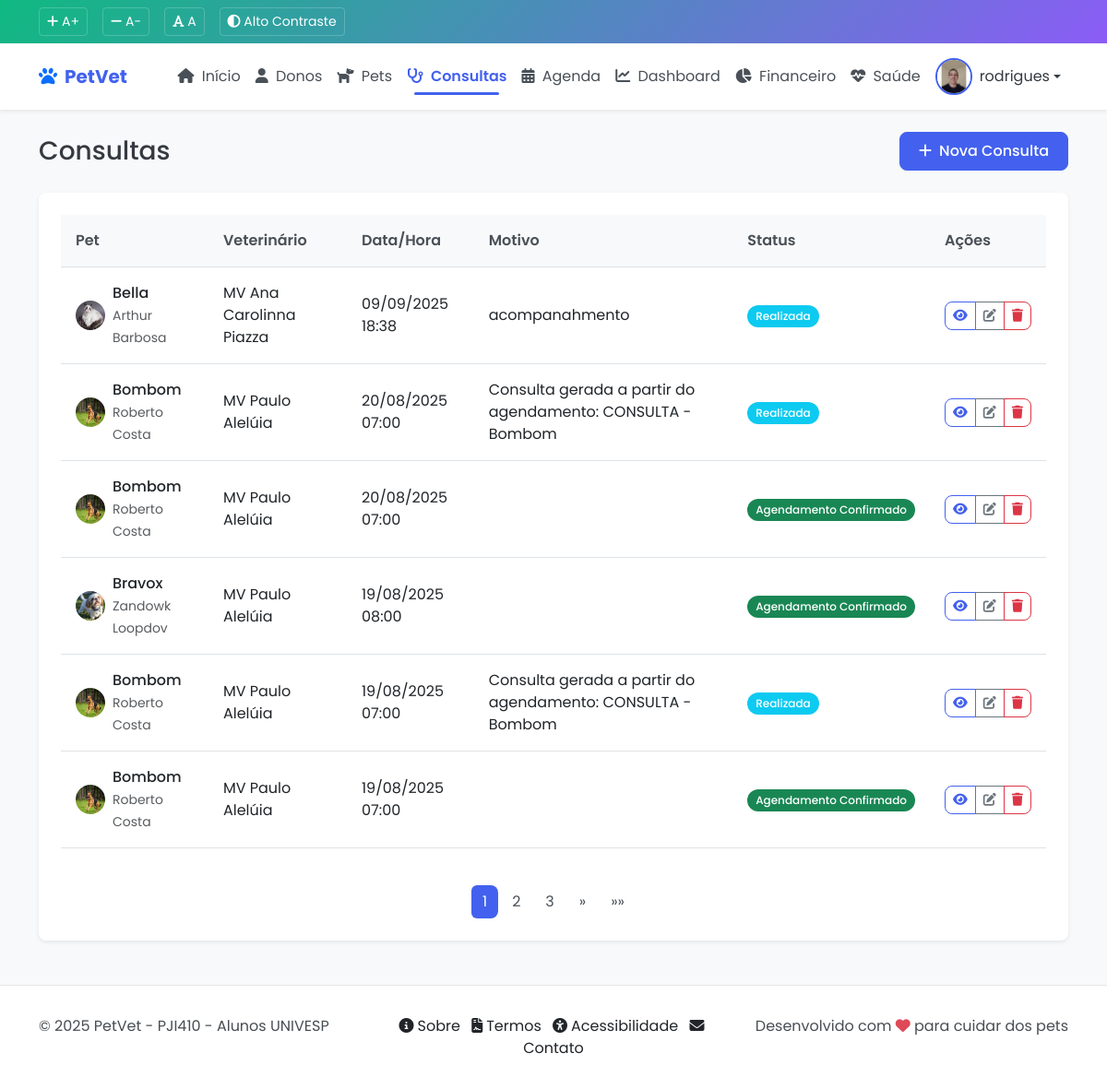
/core/consultas/ (signed in), run on an earlier commit of the app's database.
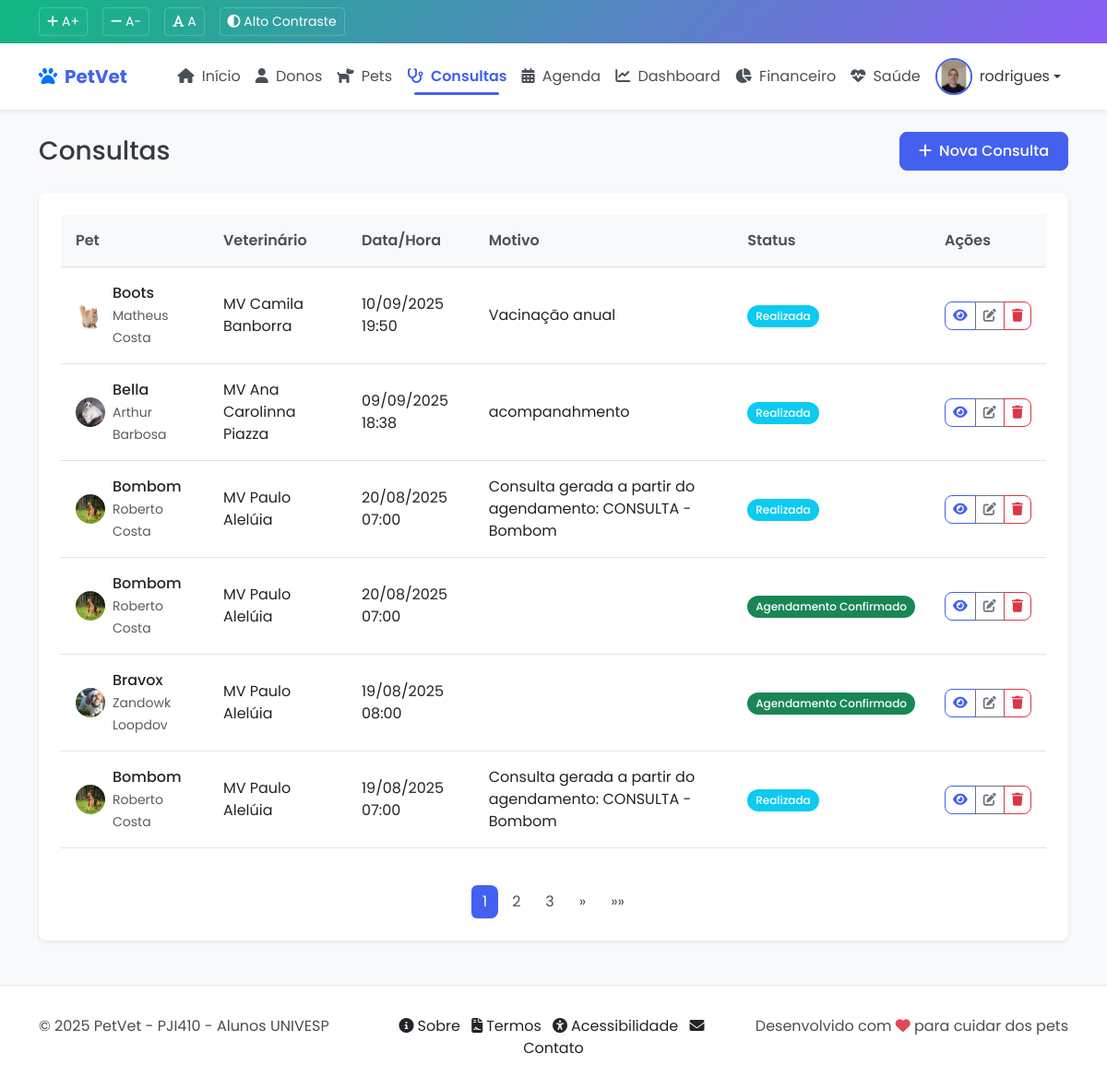
And on a later commit of the database.
### core/models.py (models this page shows, shortened)
class Consulta(models.Model):
    STATUS = (
        ('AGENDADA', 'Agendada'),
        ('CONFIRMADA', 'Confirmada'),
        ('REALIZADA', 'Realizada'),
        ('CANCELADA', 'Cancelada'),
    )
    VETERINARIOS = (
        ('MV Paulo Alelúia', 'MV Paulo Alelúia'),
        ('MV Cleber Azevedo Souza', 'MV Cleber Azevedo Souza'),
        ('MV Ana Carolinna Piazza', 'MV Ana Carolinna Piazza'),
        ('MV Camila Banborra', 'MV Camila Banborra'),
    )
    pet = models.ForeignKey(Pet, on_delete=models.CASCADE, related_name='consultas')
    veterinario = models.CharField(max_length=100, choices=VETERINARIOS, default='MV Paulo Alelúia')
    data_hora = models.DateTimeField()
    motivo = models.CharField(max_length=200)
    diagnostico = models.TextField(blank=True)
    tratamento = models.TextField(blank=True)
    status = models.CharField(max_length=20, choices=STATUS, default='AGENDADA')
    observacoes = models.TextField(blank=True)
    data_criacao = models.DateTimeField(auto_now_add=True)
    class Meta:
        verbose_name = 'Consulta'
        verbose_name_plural = 'Consultas'
        ordering = ['-data_hora']

class Pet(models.Model):
    ESPECIES = (
        ('CACHORRO', 'Cachorro'),
        ('GATO', 'Gato'),
        ('AVE', 'Ave'),
        ('ROEDOR', 'Roedor'),
        ('REPTIL', 'Réptil'),
        ('OUTRO', 'Outro'),
    )
    SEXO = (
        ('M', 'Macho'),
        ('F', 'Fêmea'),
    )
    nome = models.CharField(max_length=100)
    dono = models.ForeignKey(Dono, on_delete=models.CASCADE, related_name='pets')
    especie = models.CharField(max_length=20, choices=ESPECIES)
    raca = models.CharField(max_length=50, blank=True)
    sexo = models.CharField(max_length=1, choices=SEXO)
    data_nascimento = models.DateField(null=True, blank=True)
    peso = models.DecimalField(max_digits=5, decimal_places=2, null=True, blank=True)
    foto = models.ImageField(upload_to='pets_fotos/', null=True, blank=True)
    observacoes = models.TextField(blank=True)
    data_cadastro = models.DateTimeField(auto_now_add=True)
    updated_at = models.DateTimeField(auto_now=True)
    class Meta:
        verbose_name = 'Pet'
        verbose_name_plural = 'Pets'
        ordering = ['nome']

class Dono(models.Model):
    nome = models.CharField(max_length=100)
    cpf = models.CharField(max_length=14, unique=True)
    telefone = models.CharField(max_length=15)
    email = models.EmailField(unique=True)
    endereco = models.TextField()
    data_cadastro = models.DateTimeField(auto_now_add=True)
    class Meta:
        verbose_name = 'Dono'
        verbose_name_plural = 'Donos'
        ordering = ['nome']

class Agenda(models.Model):
    TIPO = (
        ('CONSULTA', 'Consulta'),
        ('MEDICACAO', 'Medicação'),
        ('VACINA', 'Vacina'),
        ('EXAME', 'Exame'),
        ('OUTRO', 'Outro'),
    )
    STATUS = (
        ('PENDENTE', 'Pendente'),
        ('CONFIRMADO', 'Confirmado'),
        ('CANCELADO', 'Cancelado'),
    )
    VETERINARIOS = (
        ('MV Paulo Alelúia', 'MV Paulo Alelúia'),
        ('MV Cleber Azevedo Souza', 'MV Cleber Azevedo Souza'),
        ('MV Ana Carolinna Piazza', 'MV Ana Carolinna Piazza'),
        ('MV Camila Banborra', 'MV Camila Banborra'),
    )
    pet = models.ForeignKey(Pet, on_delete=models.CASCADE, related_name='agendamentos')
    veterinario = models.CharField(max_length=100, choices=VETERINARIOS, default='MV Paulo Alelúia')
    tipo = models.CharField(max_length=20, choices=TIPO)
    titulo = models.CharField(max_length=100)
    descricao = models.TextField(blank=True)
    data_hora = models.DateTimeField()
    status = models.CharField(max_length=20, choices=STATUS, default='PENDENTE')
    concluido = models.BooleanField(default=False)
    notificar = models.BooleanField(default=True)
    data_criacao = models.DateTimeField(auto_now_add=True)
    class Meta:
        verbose_name = 'Agenda'
        verbose_name_plural = 'Agendas'
        ordering = ['data_hora']

### core/views.py (the view)
# urls.py: path('consultas/', views.consulta_list, name='consulta_list'),
@login_required
def consulta_list(request):
    status = request.GET.get('status', '')
    query = request.GET.get('q', '')
    consultas = Consulta.objects.all()
    if status:
        consultas = consultas.filter(status=status)
    if query:
        consultas = consultas.filter(
            Q(pet__nome__icontains=query) |
            Q(motivo__icontains=query) |
            Q(diagnostico__icontains=query)
        )
    consultas = consultas.order_by('-data_hora')
    agendamentos = Agenda.objects.filter(status='CONFIRMADO')
    if query:
        agendamentos = agendamentos.filter(
            Q(pet__nome__icontains=query) |
            Q(titulo__icontains=query) |
            Q(descricao__icontains=query)
        )
    agendamentos = agendamentos.order_by('-data_hora')
    from itertools import chain
    from operator import attrgetter
    resultados = sorted(
        chain(consultas, agendamentos),
        key=attrgetter('data_hora'),
        reverse=True
    )
    paginator = Paginator(resultados, 6)  # 6 itens por página
    page_number = request.GET.get('page')
    page_obj = paginator.get_page(page_number)
    context = {
        'page_obj': page_obj,
        'status': status,
        'query': query,
    }
    return render(request, 'core/consulta/list.html', context)

### core/templatetags/core_extras.py (called while the page is built)
@register.filter
def class_name(obj):
    return obj.__class__.__name__

### templates/core/consulta/list.html (shortened to what the changed rows need)
{% extends 'base.html' %}
{% load static %}
{% load core_extras %}
{% block content %}
<div class="container">
    <div class="d-flex justify-content-between align-items-center mb-4">
        <h1 class="h3 mb-0">Consultas</h1>
    </div>
    <div class="card">
        <div class="card-body">
            {% if page_obj %}
            <div class="table-responsive">
                <table class="table table-hover">
                    <thead>
                        <tr>
                            <th>Pet</th>
                            <th>Veterinário</th>
                            <th>Data/Hora</th>
                            <th>Motivo</th>
                            <th>Status</th>
                            <th>Ações</th>
                        </tr>
                    </thead>
                    <tbody>
                        {% for item in page_obj %}
                        <tr>
                            <td>
                                <div class="d-flex align-items-center">
                                    {% if item.pet.foto %}
                                    <img src="{{ item.pet.foto.url }}" alt="{{ item.pet.nome }}" class="rounded-circle me-2" width="32" height="32">
                                    {% else %}
                                    <div class="rounded-circle bg-light me-2 d-flex align-items-center justify-content-center" style="width: 32px; height: 32px;">
                                        <i class="fas fa-paw text-muted"></i>
                                    </div>
                                    {% endif %}
                                    <div>
                                        <div class="fw-medium">{{ item.pet.nome }}</div>
                                        <small class="text-muted">{{ item.pet.dono.nome }}</small>
                                    </div>
                                </div>
                            </td>
                            <td>{{ item.veterinario|default:"N/A" }}</td>
                            <td>{{ item.data_hora|date:"d/m/Y H:i" }}</td>
                            <td>{{ item.motivo }}</td>
                            <td>
                                {% if item|class_name == 'Consulta' %}
                                    {% if item.status == 'AGENDADA' %}
                                    <span class="badge bg-warning">Agendada</span>
                                    {% elif item.status == 'CONFIRMADA' %}
                                    <span class="badge bg-success">Confirmada</span>
                                    {% elif item.status == 'REALIZADA' %}
                                    <span class="badge bg-info">Realizada</span>
                                    {% elif item.status == 'CANCELADA' %}
                                    <span class="badge bg-danger">Cancelada</span>
                                    {% endif %}
                                {% else %}
                                    <span class="badge bg-success">Agendamento Confirmado</span>
                                {% endif %}
                            </td>
                            <td>
                                <div class="btn-group">
                                    {% if item|class_name == 'Consulta' %}
                                        <a href="{% url 'core:consulta_detail' item.pk %}" class="btn btn-sm btn-outline-primary" title="Ver detalhes">
                                            <i class="fas fa-eye"></i>
                                        </a>
                                        <a href="{% url 'core:consulta_update' item.pk %}" class="btn btn-sm btn-outline-secondary" title="Editar">
                                            <i class="fas fa-edit"></i>
                                        </a>
                                        <a href="{% url 'core:consulta_delete' item.pk %}" class="btn btn-sm btn-outline-danger" title="Excluir">
                                            <i class="fas fa-trash"></i>
                                        </a>
                                    {% else %}
                                        <a href="{% url 'core:agenda_detail' item.pk %}" class="btn btn-sm btn-outline-primary" title="Ver detalhes">
                                            <i class="fas fa-eye"></i>
                                        </a>
                                        <a href="{% url 'core:agenda_update' item.pk %}" class="btn btn-sm btn-outline-secondary" title="Editar">
                                            <i class="fas fa-edit"></i>
                                        </a>
                                        <a href="{% url 'core:agenda_delete' item.pk %}" class="btn btn-sm btn-outline-danger" title="Excluir">
                                            <i class="fas fa-trash"></i>
                                        </a>
                                    {% endif %}
                                </div>
                            </td>
                        </tr>
                        {% endfor %}
                    </tbody>
                </table>
            </div>
            {% if page_obj.paginator.num_pages > 1 %}
            <nav aria-label="Navegação de páginas" class="mt-4">
                <ul class="pagination justify-content-center">
                    {% for num in page_obj.paginator.page_range %}
                        {% if page_obj.number == num %}
                        <li class="page-item active">
                            <span class="page-link">{{ num }}</span>
                        </li>
                        {% elif num > page_obj.number|add:'-3' and num < page_obj.number|add:'3' %}
                        <li class="page-item">
                            <a class="page-link" href="?page={{ num }}{% if status %}&status={{ status }}{% endif %}{% if query %}&q={{ query }}{% endif %}">{{ num }}</a>
                        </li>
                        {% endif %}
                    {% endfor %}
                </ul>
            </nav>
            {% endif %}
            {% else %}
            <div class="text-center py-5">
                <i class="fas fa-clipboard-list fa-3x text-muted mb-3"></i>
                <h5 class="text-muted">Nenhuma consulta encontrada</h5>
                <p class="text-muted">Clique no botão "Nova Consulta" para adicionar uma consulta.</p>
            </div>
            {% endif %}
        </div>
    </div>
</div>
{% endblock %}

What changed in the data, as far as the page shows it:
no longer on this page (row unchanged): Agenda: pet.foto (picture), pet.nome "Bombom", pet.dono.nome "Roberto Costa", veterinario "MV Paulo Alelúia", data_hora "19/08/2025 07:00", shows "Agendamento Confirmado"
added Consulta: pet.foto (picture), pet.nome "Boots", pet.dono.nome "Matheus Costa", veterinario "MV Camila Banborra", data_hora "10/09/2025 19:50", motivo "Vacinação anual", status "Realizada"
